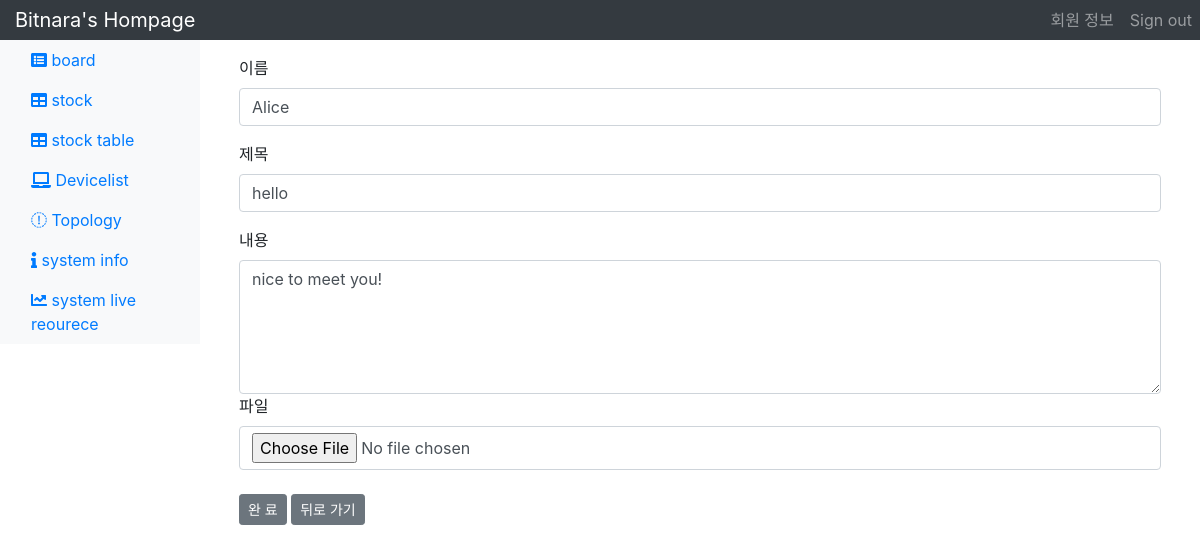
The app's page /detail/1/update (signed in) with its own data.
### models.py (models this page shows, shortened)
class Board(db.Model):
    id = db.Column(db.Integer, primary_key=True)
    name = db.Column(db.String(50), nullable=False)
    title = db.Column(db.String(120), nullable=False)
    content = db.Column(db.Text)
    create_date = db.Column(db.DateTime(), nullable=False)
    image_name = db.Column(db.String(50))

### main_views.py (the view)
@app.route('/detail/<int:id>/update', methods=["GET","POST"])
@login_required
def update(id):
    category=request.args.get('category')
    keyword=request.args.get('keyword')
    page=request.args.get('page')
    if request.method == "POST":
        row_id = id
        board = Board.query.filter_by(id=row_id).first()
        title = request.form["title"]
        content = request.form["content"]
        if request.files['file'] :
            f = request.files['file']
            if f.filename.split('.')[1] in ['jpg', 'png']:
                sfname = str(secure_filename(f.filename))
                f.save('./static/image/'+ sfname)
            else:
                sfname = str(secure_filename(f.filename))
                f.save('./upload/'+ secure_filename(f.filename))
            board.image_name = sfname
        board.title = title
        board.content = content
        board.create_date = datetime.datetime.now()
        db.session.commit()
        return redirect(url_for("board", page=page, keyword=keyword, category=category))
    else:
        row_id = id
        board = Board.query.filter_by(id=row_id).all()
        return render_template("update.html", rows=board, keyword=keyword, category=category)

### main_views.py (called while the page is built)
@app.before_request
def before_request():
    g.user = current_user

@login_manager.user_loader
def load_user(id):
    return User.query.get(int(id))

### templates/update.html (shortened to what this page needs)
<!doctype html>
<html lang="ko">
<head>
    <link rel="stylesheet" href="https://maxcdn.bootstrapcdn.com/bootstrap/4.0.0/css/bootstrap.min.css"
>
</head>
<body>
    <nav class="navbar navbar-dark sticky-top bg-dark flex-md-nowrap p-0">
        <a class="navbar-brand col-sm-3 col-md-2 mr-0" href="/">Bitnara's Hompage</a>
        <ul class="navbar-nav d-flex flex-row">
            <li class="nav-item text-nowrap mr-3">
                <a class="nav-link" href="/user">회원 정보</a>
            </li>
            <li class="nav-item text-nowrap mr-2">
                <a class="nav-link" href="/logout">Sign out</a>
            </li>
        </ul>
    </nav>
    <div class="container-fluid">
        <div class="row">
            <nav class="col-md-2 d-none d-md-block bg-light sidebar" style="position:fixed;">
                <div class="sidebar-sticky">
                    <ul class="nav flex-column">
                        <li class="nav-item">
                            <a class="nav-link active" href="/board">
                                <i class="fa fa-list-alt" aria-hidden="true"></i> board
                            </a>
                        </li>
                        <li class="nav-item">
                            <a class="nav-link" href="/stock2">
                                <i class="fa fa-table" aria-hidden="true"></i> stock
                            </a>
                        </li>
                        <li class="nav-item">
                            <a class="nav-link" href="{{url_for('stock_table')}}">
                                <i class="fa fa-table" aria-hidden="true"></i> stock table
                            </a>
                        </li>
                        <li class="nav-item">
                            <a class="nav-link" href="/device_list">
                                <i class="fa fa-laptop" aria-hidden="true"></i> Devicelist
                            </a>
                        </li>
                        <li class="nav-item">
                            <a class="nav-link" href="{{url_for('getTopology')}}">
                                <i class="fa fa-connectdevelop" aria-hidden="true"></i> Topology
                            </a>
                        </li>
                        <li class="nav-item">
                            <a class="nav-link" href="{{url_for('sysinfo')}}">
                                <i class="fa fa-info" aria-hidden="true"></i> system info
                            </a>
                        </li>
                        <li class="nav-item">
                            <a class="nav-link" href="{{url_for('live_resource')}}">
                                <i class="fas fa-chart-line"></i> system live reourece
                            </a>
                        </li>
                    </ul>
                </div>
            </nav>
            <main role="main" class="col-md-9 ml-sm-auto col-lg-10 pt-3 px-4">
                <div class="container-fluid">
                    {% for row in rows %}
                    <form method="POST" action="{{url_for('update', id=row.id)}}" enctype = "multipart/form-data">
                        <div class="form-group">
                            <label for="name"> 이름 </label>
                            <input type="text" class="form-control" name="name" id="name" , value={{row.name}}>
                        </div>
                        <div class="form-group">
                            <label for="title"> 제목 </label>
                            <input type="text" class="form-control" name="title" id="title" , value={{row.title}}>
                        </div>
                        <div class="from-group">
                            <label for="content"> 내용 </label>
                            <textarea class="form-control" name="content" id="content" rows="5">{{row.content}}</textarea>
                        </div>
                        <div class="from-group">
                            <label for="file"> 파일 </label>
                            <input type="file" class="form-control" name="file" id="file">
                        </div>
                        <br>
                        <button type="submit" class="btn btn-secondary btn-sm">완 료</button>
                        {% endfor %}
                        <button id="go-back" class="btn btn-secondary btn-sm">뒤로 가기</button>
                    </form>
                </div>
            </main>
        </div>
    </div>
</body>
</html>

### records on screen
Board: name "Alice", title "hello", content "nice to meet you!"
